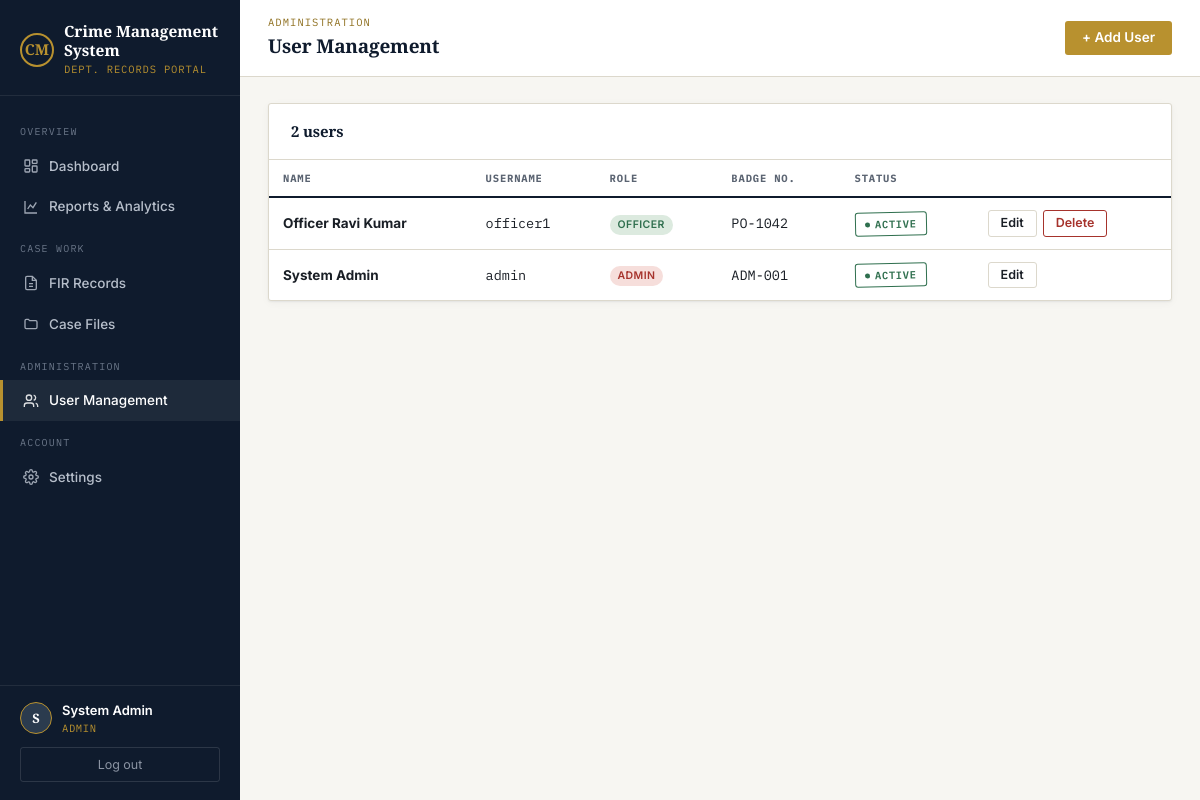
The app's page /users (signed in) with its own data.
### models.py (models this page shows, shortened)
class User(db.Model, UserMixin):
    __tablename__ = "users"
    id = db.Column(db.Integer, primary_key=True)
    name = db.Column(db.String(120), nullable=False)
    username = db.Column(db.String(80), unique=True, nullable=False)
    email = db.Column(db.String(120), unique=True, nullable=True)
    password_hash = db.Column(db.String(255), nullable=False)
    role = db.Column(db.String(20), nullable=False, default="officer")  # admin | officer
    badge_number = db.Column(db.String(40), unique=True, nullable=True)
    phone = db.Column(db.String(20), nullable=True)
    is_active_user = db.Column(db.Boolean, default=True)
    created_at = db.Column(db.DateTime, default=datetime.utcnow)
    cases_assigned = db.relationship("Case", backref="officer", lazy=True,
                                      foreign_keys="Case.officer_id")
    @property
    def is_admin(self):
        return self.role == "admin"

### app.py (the view)
@app.route("/users")
@login_required
@admin_required
def user_list():
    users = User.query.order_by(User.created_at.desc()).all()
    return render_template("user_list.html", users=users)

### app.py (called while the page is built)
@login_manager.user_loader
def load_user(user_id):
    return db.session.get(User, int(user_id))

@app.context_processor
def inject_globals():
    return {"now": datetime.utcnow()}

### utils.py (called while the page is built)
def admin_required(f):
    @wraps(f)
    def decorated(*args, **kwargs):
        if not current_user.is_authenticated:
            return redirect(url_for("login"))
        if not current_user.is_admin:
            flash("You don't have permission to access that page.", "danger")
            return redirect(url_for("dashboard"))
        return f(*args, **kwargs)
    return decorated

### templates/user_list.html (shortened to what this page needs)
{% extends "base.html" %}
{% block eyebrow %}Administration{% endblock %}
{% block page_title %}User Management{% endblock %}
{% block topbar_actions %}
<a href="{{ url_for('user_new') }}" class="btn btn-brass">+ Add User</a>
{% endblock %}
{% block content %}
<div class="card">
  <div class="card-head"><h3>{{ users|length }} user{{ 's' if users|length != 1 }}</h3></div>
  <div class="table-wrap">
    <table>
      <thead><tr><th>Name</th><th>Username</th><th>Role</th><th>Badge No.</th><th>Status</th><th></th></tr></thead>
      <tbody>
        {% for u in users %}
        <tr>
          <td><strong>{{ u.name }}</strong></td>
          <td class="mono">{{ u.username }}</td>
          <td><span class="pill {{ 'pill-high' if u.role == 'admin' else 'pill-low' }}">{{ u.role }}</span></td>
          <td class="mono">{{ u.badge_number or '—' }}</td>
          <td>{% if u.is_active_user %}<span class="stamp stamp-closed">Active</span>{% else %}<span class="stamp stamp-court">Disabled</span>{% endif %}</td>
          <td style="display:flex; gap:6px;">
            <a href="{{ url_for('user_edit', user_id=u.id) }}" class="btn btn-outline btn-sm">Edit</a>
            {% if u.id != current_user.id %}
            <form method="POST" action="{{ url_for('user_delete', user_id=u.id) }}" data-confirm="Delete user {{ u.name }}?">
              <button type="submit" class="btn btn-danger btn-sm">Delete</button>
            </form>
            {% endif %}
          </td>
        </tr>
        {% endfor %}
      </tbody>
    </table>
  </div>
</div>
{% endblock %}

### templates/base.html (shortened to what this page needs)
<!DOCTYPE html>
<html lang="en">
<head>
<link rel="stylesheet" href="{{ url_for('static', filename='css/style.css') }}">
</head>
<body>
<div class="app-shell">
  <aside class="sidebar" id="sidebar">
    <div class="sidebar-brand">
      <div class="sidebar-brand-row">
        <span class="badge-mark">CM</span>
        <div>
          <div class="name">Crime Management<br>System</div>
          <div class="sub">Dept. Records Portal</div>
        </div>
      </div>
    </div>
    <nav class="sidebar-nav">
      <div class="nav-group-label">Overview</div>
      <a href="{{ url_for('dashboard') }}" class="nav-tab {{ 'active' if request.endpoint == 'dashboard' }}">
        <svg viewBox="0 0 24 24" fill="none" stroke="currentColor" stroke-width="2"><rect x="3" y="3" width="7" height="9" rx="1"/><rect x="14" y="3" width="7" height="5" rx="1"/><rect x="14" y="12" width="7" height="9" rx="1"/><rect x="3" y="16" width="7" height="5" rx="1"/></svg>
        Dashboard
      </a>
      <a href="{{ url_for('reports') }}" class="nav-tab {{ 'active' if request.endpoint == 'reports' }}">
        <svg viewBox="0 0 24 24" fill="none" stroke="currentColor" stroke-width="2"><path d="M3 3v18h18"/><path d="M7 15l4-6 4 4 5-8"/></svg>
        Reports &amp; Analytics
      </a>
      <div class="nav-group-label">Case Work</div>
      <a href="{{ url_for('fir_list') }}" class="nav-tab {{ 'active' if request.endpoint in ['fir_list','fir_new','fir_detail','fir_edit'] }}">
        <svg viewBox="0 0 24 24" fill="none" stroke="currentColor" stroke-width="2"><path d="M14 2H6a2 2 0 0 0-2 2v16a2 2 0 0 0 2 2h12a2 2 0 0 0 2-2V8z"/><path d="M14 2v6h6"/><path d="M9 13h6M9 17h6"/></svg>
        FIR Records
      </a>
      <a href="{{ url_for('case_list') }}" class="nav-tab {{ 'active' if request.endpoint in ['case_list','case_detail'] }}">
        <svg viewBox="0 0 24 24" fill="none" stroke="currentColor" stroke-width="2"><path d="M3 7a2 2 0 0 1 2-2h3l2 2h9a2 2 0 0 1 2 2v8a2 2 0 0 1-2 2H5a2 2 0 0 1-2-2z"/></svg>
        Case Files
      </a>
      {% if current_user.is_authenticated and current_user.is_admin %}
      <div class="nav-group-label">Administration</div>
      <a href="{{ url_for('user_list') }}" class="nav-tab {{ 'active' if request.endpoint in ['user_list','user_new','user_edit'] }}">
        <svg viewBox="0 0 24 24" fill="none" stroke="currentColor" stroke-width="2"><path d="M16 21v-2a4 4 0 0 0-4-4H6a4 4 0 0 0-4 4v2"/><circle cx="9" cy="7" r="4"/><path d="M22 21v-2a4 4 0 0 0-3-3.87"/><path d="M16 3.13a4 4 0 0 1 0 7.75"/></svg>
        User Management
      </a>
      {% endif %}
      <div class="nav-group-label">Account</div>
      <a href="{{ url_for('settings') }}" class="nav-tab {{ 'active' if request.endpoint == 'settings' }}">
        Settings
      </a>
    </nav>
    {% if current_user.is_authenticated %}
    <div class="sidebar-foot">
      <div class="sidebar-user">
        <span class="avatar-circle">{{ current_user.name[:1] }}</span>
        <div>
          <div class="u-name">{{ current_user.name }}</div>
          <div class="u-role">{{ current_user.role }}</div>
        </div>
      </div>
      <a href="{{ url_for('logout') }}" class="logout-link">Log out</a>
    </div>
    {% endif %}
  </aside>
  <div class="main-area">
    <header class="topbar">
      <div style="display:flex; align-items:center; gap:14px;">
        <div>
          <div class="eyebrow">{% block eyebrow %}Records Portal{% endblock %}</div>
          <h1>{% block page_title %}Dashboard{% endblock %}</h1>
        </div>
      </div>
      {% block topbar_actions %}{% endblock %}
    </header>
    <div class="content">
      {% block content %}{% endblock %}
    </div>
  </div>
</div>
</body>
</html>

### records on screen
User: name "S", name "System Admin", role "ADMIN", username "admin", badge_number "ADM-001", is_active_user "ACTIVE"
User: name "Officer Ravi Kumar", username "officer1", role "OFFICER", badge_number "PO-1042", is_active_user "ACTIVE"

### other values on screen
{{ users|length }} "2"
{{ 's' if users|length != 1 }} "s"
